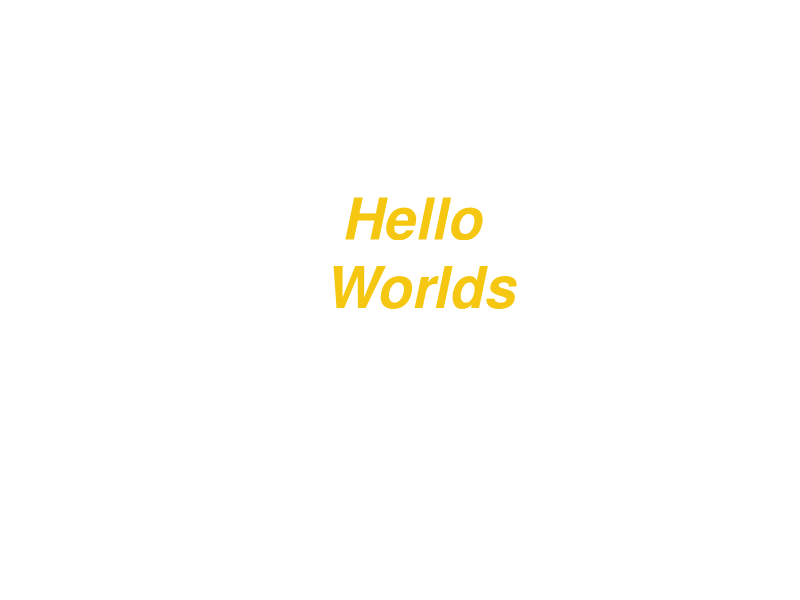
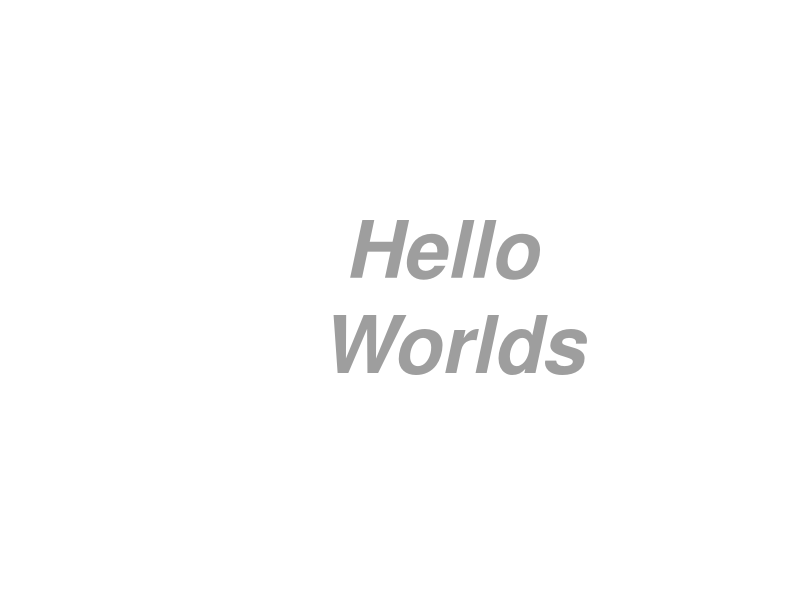
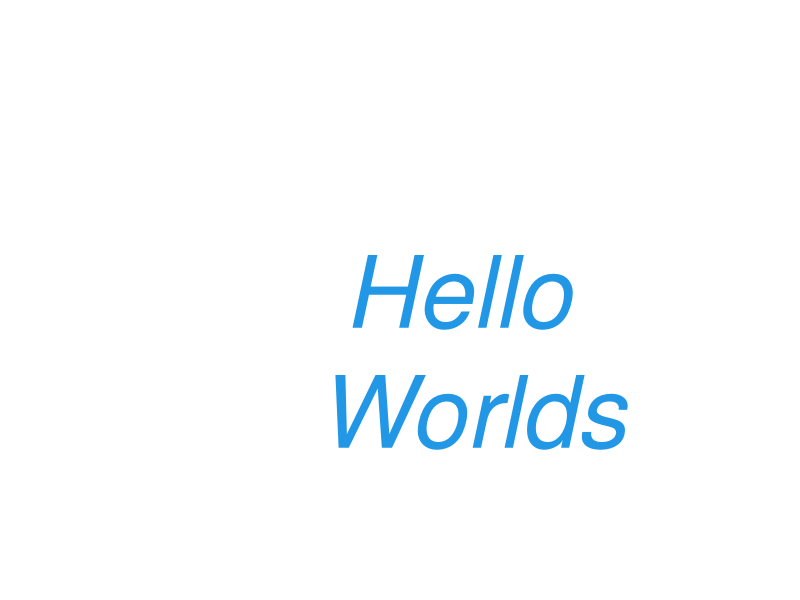
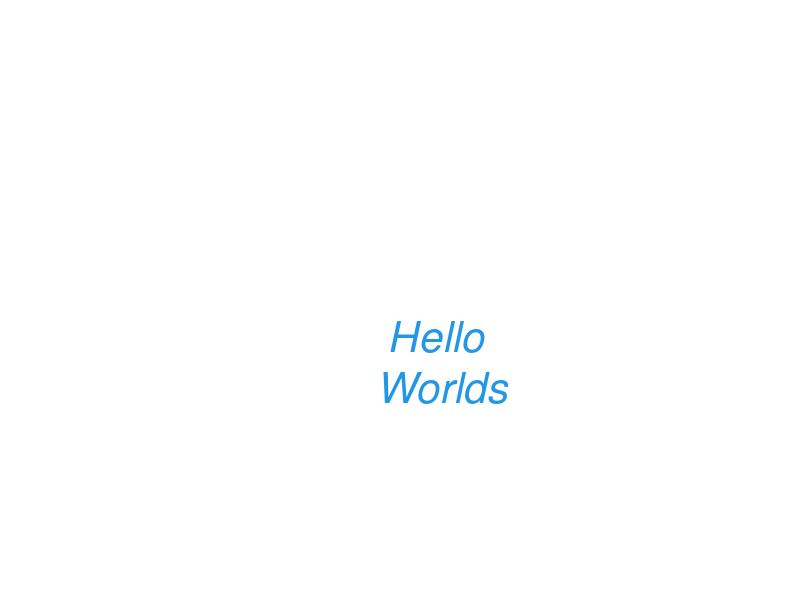
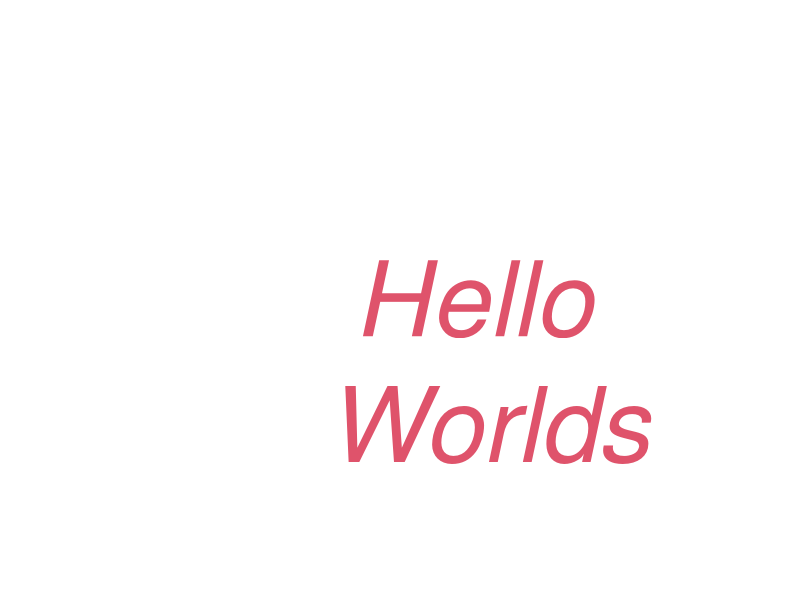
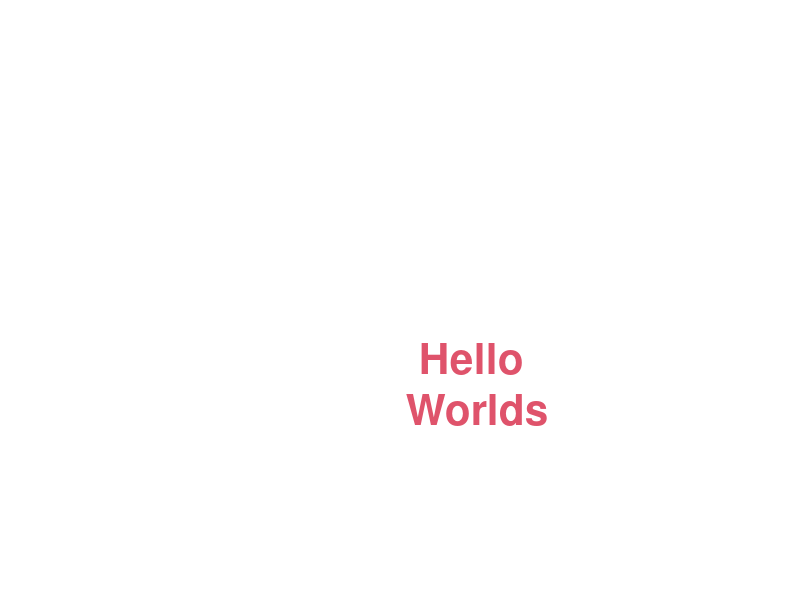
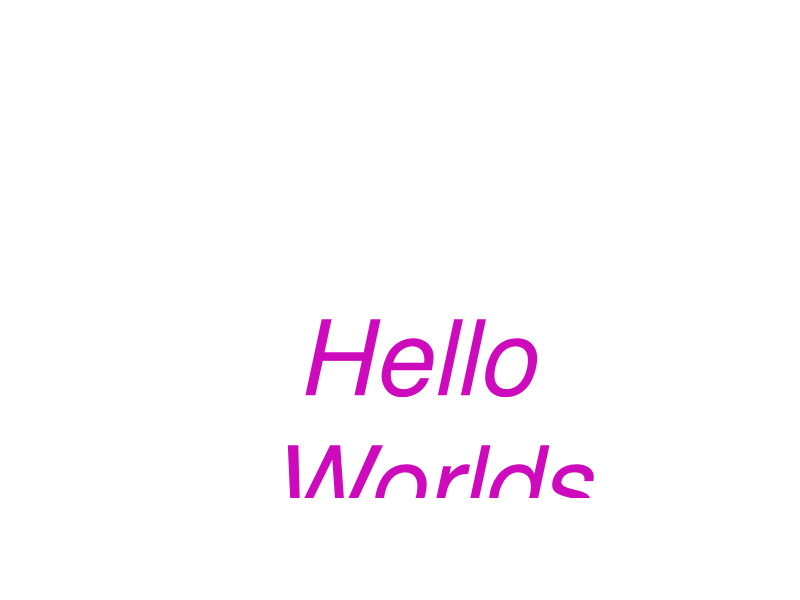
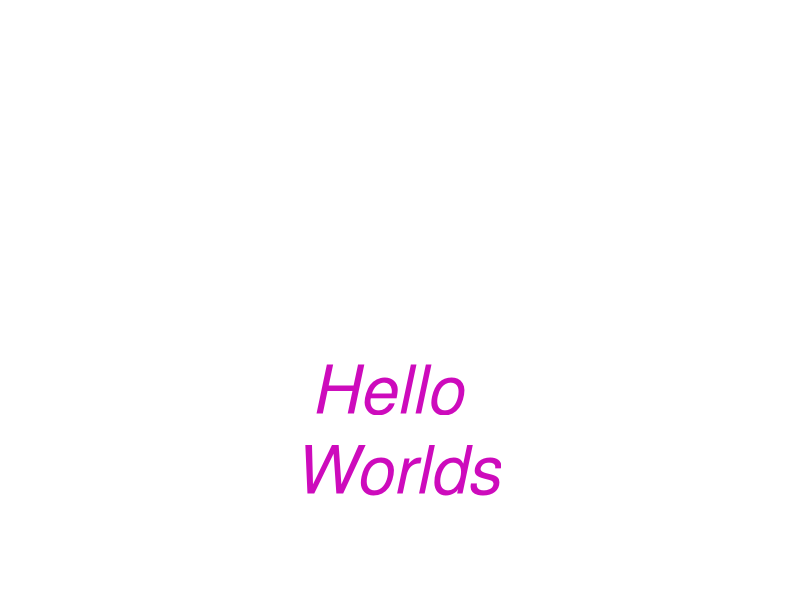

These charts were generated, in order, by the following R code:
# HWFunctions.R
####################################################

# Clear Workspace
rm(list=ls())
# Clear Console:
cat("\014")

# Hello World
# Most language introductions start off by demonstrating a Hello World program
# The simplest Hello World is the string "Hello World" typed into the console:
"Hello World" # The console will respond with "Hello World" if you run this string
hw <- "Hi World"
hw

# User-defined functions
# Hello world as a user-defined function
# Use the function keyword to assign code to a function
hw.f1 <- function()
{
  hw <- "Hello World"
  return(hw)
  hw <- "Bye"
  hw
}

zzzz <- hw.f1()

# A fancier user-defined function for Hello World
hw.f2 <- function(message = "Hello \nWorlds")
{
  x <- 1
  y <- 1
  for (iter in 1:10)
  {
    plot(1,col='white',frame.plot=F,axes=F,xlab="",ylab="")
    x <- x + runif(1)*0.25 - 0.125
    y <- y + runif(1)*0.25 - 0.125
    text(x,y,labels=message, col=runif(1)*8 + 1, cex=runif(1)*6 + 1, font = runif(1)*4 + 1)
    Sys.sleep(.3)
  }
  plot(1,col='white',frame.plot=F,axes=F,xlab="",ylab="")
  text(1,1,labels=message, col=runif(1)*8 + 1, cex=runif(1)*6 + 1, font = runif(1)*4 + 1)
}

# Try out hw.f2
hw.f2()
hw.f2("Bon Voyage")

# How is code persisted?
# Functions are persisted in R files like this one (DataScience02b.R).
# These files have an R suffix (*.R)

############################################################################

# Functional Programmining
# In R, a function can be used as an input to another function

# Clear Workspace
rm(list=ls())
# Clear Console:
cat("\014")

# functional language
vec_line <- seq(-7, 7)
vec_line
plot(c(-6, 15), c(-8, 8), col="white", bg="white")
points(vec_line, vec_line, col="blue", pch=21, bg="yellow")

# anonymous function:  function(x){exp(-x*x/10)}
vec_gaus <- sapply(vec_line, function(x){exp(-x*x/10)})
vec_gaus <- vec_gaus*(max(vec_line) - min(vec_line)) + min(vec_line)
lines(vec_line, vec_gaus, col="red")

# create a function that requires a function
myFunction <- function(x, y, inputFunction)
{
  inputFunction(x) - inputFunction(y)
}

anotherFunction <- function(x)
{
  10*exp(-x*x/(1 + (x %% 3)))
}

input1 <- seq(-7, 7)
input2 <- seq(-8, 6)
output <- myFunction(input1, input2, anotherFunction)

points(output, col='blue', lty=4, lwd=4)
lines(1:length(output), output, col="green")

############################################################################



x <- c(0, 0, 1, 2, 3, 4, 5, 5, 5, 5, 5, 5, 5, 6, 7, 80)
x

#   0  0  1  2  3  4  5  5  5  5  5  5  5  6  7 80
# 2 bins:           |
#   0  0  1  2  3  4  5  5  5  5  5  5  5  6  7 80
# 3 bins:         |                       |
#   0  0  1  2  3  4  5  5  5  5  5  5  5  6  7 80
# 4 bins:   |       |                        |
#   0  0  1  2  3  4  5  5  5  5  5  5  5  6  7 80

